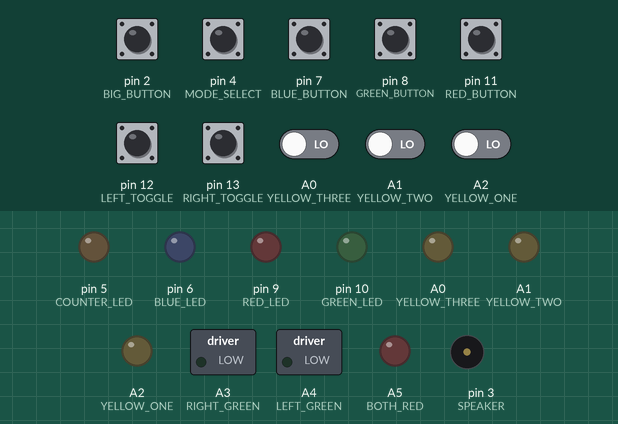
The sketch below on a simulated Arduino Uno, built with avr-gcc and run on an emulated ATmega328P. Shown: switched loads named in the sketch (green lamp = pin HIGH), output pins drawn as LEDs (lit = HIGH), buzzer (waves = sounding). The test bench sets the inputs (shaded band); at power-on: pin 7 (BLUE_BUTTON), pin 11 (RED_BUTTON) HIGH, A0 (YELLOW_THREE), A1 (YELLOW_TWO), A2 (YELLOW_ONE), pin 2 (BIG_BUTTON), pin 4 (MODE_SELECT), pin 8 (GREEN_BUTTON), pin 12 (LEFT_TOGGLE), pin 13 (RIGHT_TOGGLE) LOW. Random numbers use the default seed unless the sketch sets one.

Above: at 1.2 s.
1.3 s: pin 2 (BIG_BUTTON) pulled HIGH for 0.15 s
At 2.9 s:
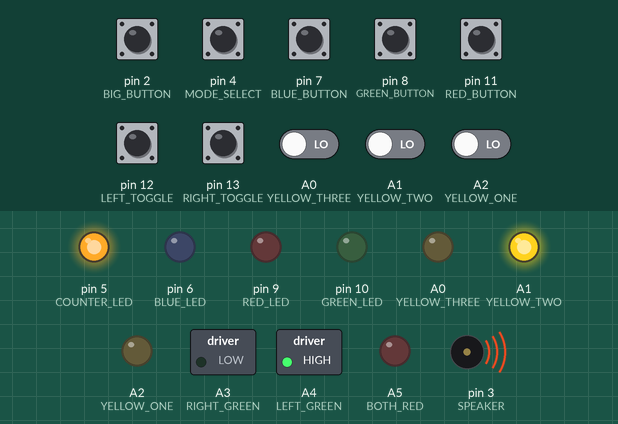
4.3 s: pin 7 (BLUE_BUTTON) pulled LOW for 1 s
7.4 s: pin 8 (GREEN_BUTTON) pulled HIGH for 0.15 s
At 9.2 s:
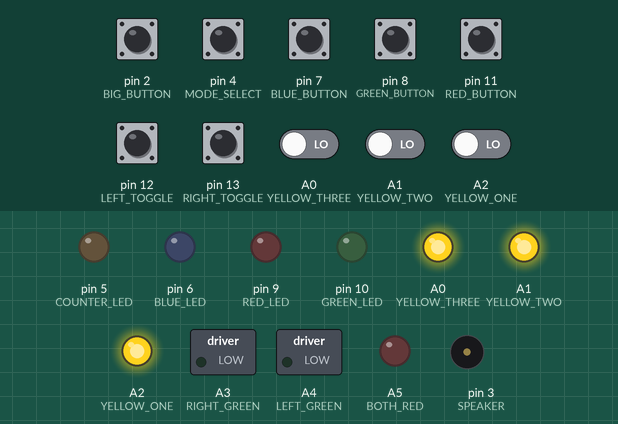
9.5 s: pin 11 (RED_BUTTON) pulled LOW for 1 s
At 11.2 s:
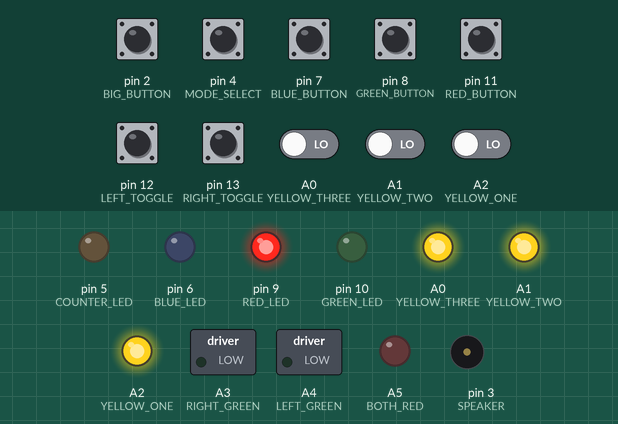
12.5 s: pin 12 (LEFT_TOGGLE) pulled HIGH for 0.15 s
At 14.6 s:
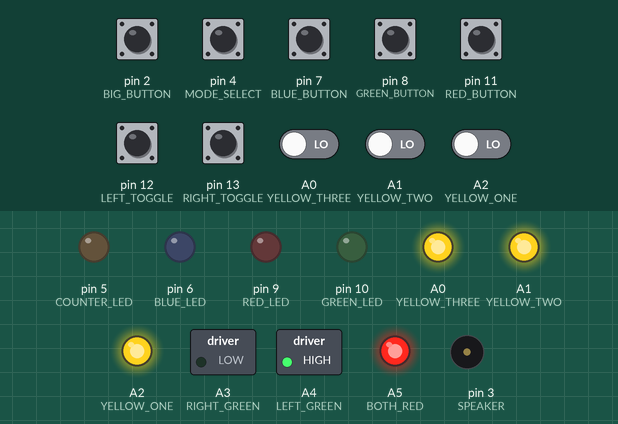
14.9 s: pin 4 (MODE_SELECT) pulled HIGH for 0.15 s
At 16.4 s:
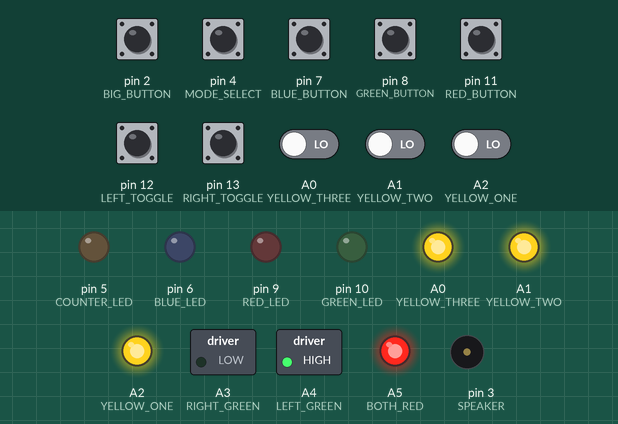
Timing chart, 0 to 17.5 s (numbered marks = the images above; inputs shaded):
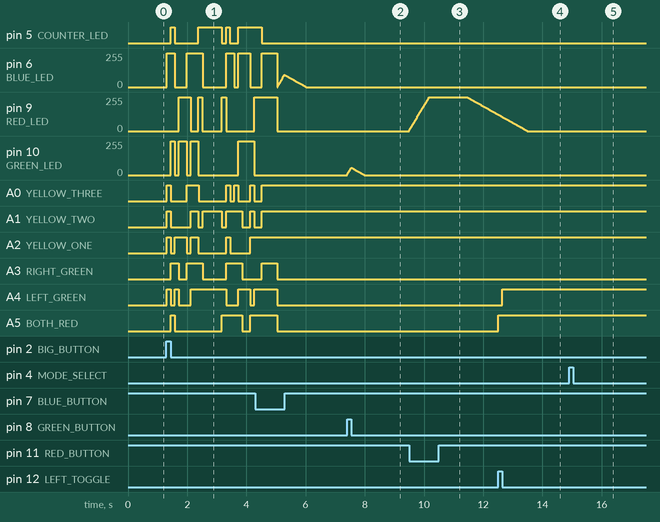

The sketch:

busy_box.ino
```cpp
// Define all the pins
#define BIG_BUTTON   2
#define SPEAKER      3  //PWM
#define MODE_SELECT  4
#define COUNTER_LED  5  //PWM
#define BLUE_LED     6  //PWM
#define BLUE_BUTTON  7
#define GREEN_BUTTON 8
#define RED_LED      9  //PWM
#define GREEN_LED    10 //PWM
#define RED_BUTTON   11 //PWM
#define LEFT_TOGGLE  12
#define RIGHT_TOGGLE 13
#define YELLOW_THREE A0
#define YELLOW_TWO   A1
#define YELLOW_ONE   A2
#define RIGHT_GREEN  A3
#define LEFT_GREEN   A4
#define BOTH_RED     A5

// Constants
#define INTERVAL_MS  16

// Game Modes
#define GAME_MODE_DEFAULT  0
#define GAME_MODE_ADVANCED 1
#define NUM_GAME_MODES     2

// Notes
#define _C1  0xc0
#define _CS1 0xc1
#define _D1  0xc2
#define _DS1 0xc3
#define _E1  0xc4
#define _F1  0xc5
#define _FS1 0xc6
#define _G1  0xc7
#define _GS1 0xc8
#define _A1  0xc9
#define _AS1 0xca
#define _B1  0xcb
#define _C2  0x80
#define _CS2 0x81
#define _D2  0x82
#define _DS2 0x83
#define _E2  0x84
#define _F2  0x85
#define _FS2 0x86
#define _G2  0x87
#define _GS2 0x88
#define _A2  0x89
#define _AS2 0x8a
#define _B2  0x8b
#define _C3  0x40
#define _CS3 0x41
#define _D3  0x42
#define _DS3 0x43
#define _E3  0x44
#define _F3  0x45
#define _FS3 0x46
#define _G3  0x47
#define _GS3 0x48
#define _A3  0x49
#define _AS3 0x4a
#define _B3  0x4b
#define _C4  0x00
#define _CS4 0x01
#define _D4  0x02
#define _DS4 0x03
#define _E4  0x04
#define _F4  0x05
#define _FS4 0x06
#define _G4  0x07
#define _GS4 0x08
#define _A4  0x09
#define _AS4 0x0a
#define _B4  0x0b
#define _OFF 0x0c
#define _END 0xff
#define _T1  0x00
#define _T2  0x10
#define _T3  0x20
#define _T4  0x30
const short note_freqs[13] = {2093, 2217, 2349, 2489, 2637, 2794, 2960, 3136, 3322, 3520, 3729, 3951, 0};

// Simon
#define SIMON_IDLE   0
#define SIMON_START  1
#define SIMON_PLAY   2
#define SIMON_INPUT  3
#define SIMON_END    4
#define SIMON_SIZE   10
#define SIMON_SPEED  (70 - simon_size*2)
const short simon_freqs[3] = {2093/2, 2637/2, 3136/2};
const byte simon_pins[3] = {YELLOW_ONE, YELLOW_TWO, YELLOW_THREE};

// Songs
const byte tune_entertainer[] = {_D2, _DS2, _E2, _C3 | _T2, _E2, _C3 | _T2, _E2, _C3 | _T4, _OFF, _C3, _D3, _E3, _C3, _D3, _E3 | _T2, _B2, _D3 | _T2, _C3 | _T4, _END};
const byte tune_wheelsonthebus[] = {_C2, _F2 | _T2, _F2, _F2, _F2 | _T2, _A2 | _T2, _C3 | _T2, _A2 | _T2, _F2 | _T4, _G2 | _T2, _G2, _G2, _C2 | _T2, _C2 | _T2, _F2 | _T4, _END};
const byte tune_earshangdown[] = {_E3, _D3, _C3 | _T2, _C3 | _T2, _C3 | _T2, _E2, _F2, _G2, _A2, _G2, _F2, _G2 | _T2, _C3, _D3, _E3 | _T4, _D3 | _T4, _C3 | _T4, _END};
const byte tune_inchbyinch[] = {_F2 | _T2, _C3, _C3 | _T4, _AS2 | _T2, _D3, _C3 | _T4, _AS2 | _T2, _A2 | _T2, _G2 | _T2, _A2 | _T2, _G2, _F2 | _T2, _F2, _G2, _A2, _G2 | _T2, _D2 | _T2, _E2 | _T2, _G2 | _T2, _F2 | _T4, _END};
const byte tune_happybirthday[] = {_C2, _C2, _D2 | _T2, _C2 | _T2, _F2 | _T2, _E2 | _T4, _C2, _C2, _D2 | _T2, _C2 | _T2, _G2 | _T2, _F2 | _T4, _C2, _C2, _C3 | _T2, _A2 | _T2, _F2 | _T2, _E2 | _T2, _D2 | _T4, _AS2, _AS2, _A2 | _T2, _F2 | _T2, _G2 | _T2, _F2 | _T4, _END};
const byte tune_lavieenrose[] = {_F2 | _T4, _E2, _D2 | _T2, _C2, _A1 | _T2, _F2, _E2 | _T4, _D2, _C2 | _T2, _A1, _F1 | _T2, _E2, _D2 | _T4, _C2, _D2 | _T3, _E2 | _T3, _F2 | _T4, _END};
const byte tune_furelise[] = {_E3, _DS3, _E3, _DS3, _E3, _B2, _D3, _C3, _A2 | _T4, _C2, _E2, _A2, _B2 | _T4, _E2, _GS2, _B2, _C3 | _T4, _E2, _E3, _DS3, _E3, _DS3, _E3, _B2, _D3, _C3, _A2 | _T4, _C2, _E2, _A2, _B2 | _T4, _E2, _C3, _B2, _A2 | _T4, _END};
const byte tune_dogsong[] = {_G2 | _T2, _E2 | _T4, _C2 | _T2, _D2, _C2 | _T2, _G1, _A1, _C2 | _T4, _A1 | _T3, _C2 | _T2, _B1 | _T2, _C2, _D2 | _T4, _G2 | _T2, _E2 | _T4, _C2 | _T2, _D2, _C2 | _T2, _G1, _A1, _C2, _F2, _E2, _D2 | _T2, _D2, _C2, _A1 | _T2, _A1 | _T2, _C2 | _T2, _C2 | _T4, _END};
const byte tune_papermoon[] = {_G2 | _T2, _E2, _G2, _G2 | _T2, _G2, _F2 | _T2, _E2, _D2 | _T4, _F2 | _T2, _D2, _F2, _F2 | _T2, _F2, _E2 | _T2, _D2, _C2 | _T4, _G2 | _T2, _FS2, _G2 | _T2, _GS2 | _T2, _A2 | _T2, _F2 | _T2, _D2 | _T2, _C2 | _T2, _B1 | _T2, _A2, _G2 | _T2, _B1 | _T2, _C2 | _T4, _END};
const byte tune_mexicanhat[] = {_C3, _B2, _C3, _A2, _GS2, _A2, _F2, _E2, _F2, _C2 | _T4, _A1, _AS1, _C2, _D2, _E2, _F2, _G2, _A2, _AS2, _G2 | _T4, _AS2, _A2, _AS2, _G2, _FS2, _G2, _E2, _DS2, _E2, _C2 | _T4, _C3, _C3, _C3, _D3, _C3, _AS2, _A2, _G2, _F2 | _T4, _END};
const byte tune_twinkletwinkle[] = {_C2 | _T2, _C2 | _T2, _G2 | _T2, _G2 | _T2, _A2 | _T2, _A2 | _T2, _G2 | _T4, _F2 | _T2, _F2 | _T2, _E2 | _T2, _E2 | _T2, _D2 | _T2, _D2 | _T2, _C2 | _T4, _END};
const byte tune_tonightyou[] = {_E2 | _T2, _A2 | _T2, _E2 | _T2, _CS2 | _T2, _E2, _FS2, _G2, _A2, _B2, _CS3, _B2 | _T2, _A2 | _T2, _FS2, _A2, _B2, _CS3, _B2 | _T2, _A2 | _T2, _F2, _A2, _B2, _CS3, _B2 | _T2, _A2, _B2, _CS3 | _T4, _CS3, _CS3, _B2 | _T2, _E3 | _T4, _CS3 | _T2, _A2 | _T4, _END};
const byte tune_deathmarch[] = {_F1 | _T3, _F1 | _T3, _F1 | _T3, _GS1 | _T2, _G1, _G1 | _T2, _F1, _F1 | _T2, _E1, _F1 | _T4, _END};
const byte tune_flagfanfare[] = {_C2, _E2, _G2, _C3, _E3, _G3, _G3 | _T2, _E3 | _T3, _C2, _DS2, _GS2, _C3, _DS3, _GS3, _GS3 | _T2, _DS3 | _T3, _D2, _F2, _AS2, _D3, _F3, _AS3, _AS3 | _T2, _AS3, _AS3, _AS3, _C4 | _T4, _END};
const byte tune_simon_start[] = {_C2 | _T2, _E2 | _T2, _G2 | _T2, _C3 | _T4, _END};
const byte* all_songs[] = {tune_entertainer, tune_wheelsonthebus, tune_earshangdown, tune_inchbyinch, tune_happybirthday, tune_lavieenrose, tune_furelise, tune_dogsong, tune_papermoon, tune_mexicanhat, tune_twinkletwinkle, tune_tonightyou};
const int num_songs = sizeof(all_songs) / sizeof(const byte*);

// General variables
unsigned long cur_time;
byte game_mode = GAME_MODE_DEFAULT;
bool mode_button_down = false;

// RGB variables
short rgb_red_brightness = 0;
short rgb_green_brightness = 0;
short rgb_blue_brightness = 0;

// Song variables
byte cur_tune = 0;
byte note_counter = 0;
byte note_position = 0;
const byte* note_tune = NULL;

// Big button
bool big_button_down = false;

// Yellow Buttons
bool yellow_is_output = false;
bool yellow_one_down = false;
bool yellow_two_down = false;
bool yellow_three_down = false;
byte yellow_tone = 0;
byte yellow_time = 0;

// Speaker
byte speaker_duration = 0;
int8_t speaker_sweep = 0;
short speaker_freq = 0;
bool speaker_active = false;

// Simon game
byte simon_memory[SIMON_SIZE];
byte simon_size = 0;
byte simon_timer = 0;
byte simon_position = 0;
byte simon_passfail = 0;
byte simon_state = SIMON_IDLE;

// Toggle switches
byte toggle_left_down = 0;
byte toggle_right_down = 0;
byte toggle_state = 0;

void setup() {
  pinMode(BIG_BUTTON, INPUT);
  pinMode(SPEAKER, OUTPUT);
  pinMode(MODE_SELECT, INPUT);
  pinMode(COUNTER_LED, OUTPUT);
  pinMode(RED_LED, OUTPUT);
  pinMode(GREEN_LED, OUTPUT);
  pinMode(BLUE_LED, OUTPUT);
  pinMode(RED_BUTTON, INPUT);
  pinMode(GREEN_BUTTON, INPUT);
  pinMode(BLUE_BUTTON, INPUT);
  pinMode(LEFT_TOGGLE, INPUT);
  pinMode(RIGHT_TOGGLE, INPUT);
  pinMode(LEFT_GREEN, OUTPUT);
  pinMode(RIGHT_GREEN, OUTPUT);
  pinMode(BOTH_RED, OUTPUT);
  pinMode(YELLOW_ONE, INPUT);
  pinMode(YELLOW_TWO, INPUT);
  pinMode(YELLOW_THREE, INPUT);
  get_button_state(LEFT_TOGGLE, toggle_left_down);
  get_button_state(RIGHT_TOGGLE, toggle_right_down);
  cur_time = millis();
}

bool get_button_state(int pin, bool& toggle) {
  if (digitalRead(pin)) {
    if (!toggle) {
      toggle = true;
      return true;
    }
  } else {
    toggle = false;
  }
  return false;
}

byte get_button_state(int pin, byte& mode) {
  if (digitalRead(pin)) {
    if (mode != 1) {
      mode = 1;
      return 1;
    }
  } else {
    if (mode != 2) {
      mode = 2;
      return 2;
    }
  }
  return 0;
}

byte get_yellow_press() {
  if (digitalRead(YELLOW_ONE)) {
    return 0;
  } else if (digitalRead(YELLOW_TWO)) {
    return 1;
  } else if (digitalRead(YELLOW_THREE)) {
    return 2;
  }
  return 0xff;
}

void start_tune(const byte* tune) {
  note_tune = tune;
  note_counter = 0;
  note_position = 0;
}

void set_yellow_output(bool is_output) {
  if (is_output && !yellow_is_output) {
    pinMode(YELLOW_ONE, OUTPUT);
    pinMode(YELLOW_TWO, OUTPUT);
    pinMode(YELLOW_THREE, OUTPUT);
    yellow_is_output = is_output;
  } else if (!is_output && yellow_is_output) {
    pinMode(YELLOW_ONE, INPUT);
    pinMode(YELLOW_TWO, INPUT);
    pinMode(YELLOW_THREE, INPUT);
    yellow_is_output = is_output;
  }
}

void play_sound(byte duration, short freq, int8_t sweep) {
  speaker_duration = duration;
  speaker_freq = freq;
  speaker_sweep = sweep;
}

void play_rand_freq(byte duration) {
  play_sound(duration, random(400, 1200), random(-10, 10));
}

void update_notes() {
  byte cur_note = note_tune[note_position];
  if (cur_note == _END) {
    note_tune = NULL;
    noTone(SPEAKER);
    reset_all_lights();
    return;
  }
  if (note_counter == 0) {
    short freq = note_freqs[cur_note & 0x0f] >> (cur_note >> 6);
    if (freq > 0) {
      tone(SPEAKER, freq);
      update_random_lights();
    } else {
      noTone(SPEAKER);
    }
    note_counter += 1;
  } else if (note_counter == (cur_note & 0x30) + 0x10) {
    noTone(SPEAKER);
    note_counter = 0;
    note_position += 1;
  } else {
    note_counter += 1;
  }
}

void update_rgb() {
  if (!digitalRead(RED_BUTTON)) {
    rgb_red_brightness += min(400 - rgb_red_brightness, 4);
    play_sound(1, 400 + rgb_red_brightness*4, 0);
    speaker_active = false;
  }
  if (digitalRead(GREEN_BUTTON)) {
    rgb_green_brightness += min(400 - rgb_green_brightness, 4);
    play_sound(1, 500 + rgb_green_brightness*4, 0);
    speaker_active = false;
  }
  if (!digitalRead(BLUE_BUTTON)) {
    rgb_blue_brightness += min(400 - rgb_blue_brightness, 4);
    play_sound(1, 600 + rgb_blue_brightness*4, 0);
    speaker_active = false;
  }
  analogWrite(RED_LED, min(rgb_red_brightness, 255));
  analogWrite(GREEN_LED, min(rgb_green_brightness, 255));
  analogWrite(BLUE_LED, min(rgb_blue_brightness, 255));
  rgb_red_brightness -= min(rgb_red_brightness, 1);
  rgb_green_brightness -= min(rgb_green_brightness, 1);
  rgb_blue_brightness -= min(rgb_blue_brightness, 1);
}

void update_random_lights() {
  set_yellow_output(true);
  digitalWrite(COUNTER_LED, random(2) ? LOW : HIGH);
  digitalWrite(RED_LED, random(2) ? LOW : HIGH);
  digitalWrite(GREEN_LED, random(2) ? LOW : HIGH);
  digitalWrite(BLUE_LED, random(2) ? LOW : HIGH);
  digitalWrite(YELLOW_ONE, random(2) ? LOW : HIGH);
  digitalWrite(YELLOW_TWO, random(2) ? LOW : HIGH);
  digitalWrite(YELLOW_THREE, random(2) ? LOW : HIGH);
  digitalWrite(LEFT_GREEN, random(2) ? LOW : HIGH);
  digitalWrite(RIGHT_GREEN, random(2) ? LOW : HIGH);
  digitalWrite(BOTH_RED, random(2) ? LOW : HIGH);
}

void reset_all_lights() {
  set_yellow_output(false);
  digitalWrite(COUNTER_LED, LOW);
  digitalWrite(RED_LED, LOW);
  digitalWrite(GREEN_LED, LOW);
  digitalWrite(BLUE_LED, LOW);
  digitalWrite(LEFT_GREEN, LOW);
  digitalWrite(RIGHT_GREEN, LOW);
  digitalWrite(BOTH_RED, LOW);
}

void update_big_button() {
  if (get_button_state(BIG_BUTTON, big_button_down)) {
    reset_simon();
    start_tune(all_songs[cur_tune]);
    cur_tune = (cur_tune + 1) % num_songs;
  }
}

void update_yellow() {
  if (get_button_state(YELLOW_ONE, yellow_one_down)) {
    play_rand_freq(20);
  }
  if (get_button_state(YELLOW_TWO, yellow_two_down)) {
    play_rand_freq(20);
  }
  if (get_button_state(YELLOW_THREE, yellow_three_down)) {
    play_rand_freq(20);
  }
}

void reset_simon() {
  set_yellow_output(false);
  simon_state = SIMON_IDLE;
  simon_position = 0;
  simon_size = 0;
}

void update_simon() {
  switch (simon_state) {
    case SIMON_IDLE:
      if (digitalRead(YELLOW_ONE) || digitalRead(YELLOW_TWO) || digitalRead(YELLOW_THREE)) {
        start_tune(tune_simon_start);
        simon_state = SIMON_START;
      }
      break;
    case SIMON_START:
      if (note_tune == NULL) {
        delay(40);
        set_yellow_output(true);
        simon_memory[simon_size] = random(3);
        simon_position = 0;
        simon_timer = 0;
        simon_size += 1;
        if (simon_size == SIMON_SIZE) {
          simon_state = SIMON_END;
          start_tune(tune_flagfanfare);
        } else {
          simon_state = SIMON_PLAY;
        }
      }
      break;
    case SIMON_PLAY:
      if (simon_timer == 0) {
        if (simon_position == simon_size) {
          set_yellow_output(false);
          simon_position = 0;
          simon_timer = 0;
          simon_passfail = 0;
          simon_state = SIMON_INPUT;
        } else {
          const byte n = simon_memory[simon_position];
          digitalWrite(YELLOW_ONE, LOW);
          digitalWrite(YELLOW_TWO, LOW);
          digitalWrite(YELLOW_THREE, LOW);
          delay(20);
          digitalWrite(simon_pins[n], HIGH);
          simon_timer = SIMON_SPEED;
          play_sound(simon_timer, simon_freqs[n], 0);
          simon_position += 1;
        }
      } else {
        simon_timer -= 1;
      }
      break;
    case SIMON_INPUT:
      {
        const bool b1 = get_button_state(YELLOW_ONE, yellow_one_down);
        const bool b2 = get_button_state(YELLOW_TWO, yellow_two_down);
        const bool b3 = get_button_state(YELLOW_THREE, yellow_three_down);
        if (simon_passfail == 1) {
          if (simon_timer == 0) {
            simon_passfail = 0;
            simon_position += 1;
          } else {
            simon_timer -= 1;
          }
        } else if (simon_position == simon_size) {
          if (!speaker_active) {
            simon_state = SIMON_START;
          }
        } else if (simon_passfail == 2) {
          if (simon_timer == 0) {
            simon_state = SIMON_END;
            start_tune(tune_deathmarch);
          } else {
            simon_timer -= 1;
          }
        } else if (b1) {
          speaker_active = false;
          play_sound(SIMON_SPEED, simon_freqs[0], 0);
          simon_passfail = (simon_memory[simon_position] == 0 ? 1 : 2);
          simon_timer = 10;
        } else if (b2) {
          speaker_active = false;
          play_sound(SIMON_SPEED, simon_freqs[1], 0);
          simon_passfail = (simon_memory[simon_position] == 1 ? 1 : 2);
          simon_timer = 10;
        } else if (b3) {
          speaker_active = false;
          play_sound(SIMON_SPEED, simon_freqs[2], 0);
          simon_passfail = (simon_memory[simon_position] == 2 ? 1 : 2);
          simon_timer = 10;
        }
      }
      break;
    case SIMON_END:
      if (note_tune == NULL) {
        reset_simon();
      }
      break;
  }
}

void update_speaker() {
  if (speaker_duration > 0) {
    if (!speaker_active) {
      tone(SPEAKER, speaker_freq);
      speaker_active = true;
    } else {
      speaker_duration -= 1;
      if (speaker_duration == 0) {
        noTone(SPEAKER);
        speaker_active = false;
      } else if (speaker_sweep != 0) {
        speaker_freq += speaker_sweep;
        tone(SPEAKER, speaker_freq);
      }
    }
  }
}

void update_mode() {
  if (get_button_state(MODE_SELECT, mode_button_down)) {
    reset_simon();
    play_sound(20, 800, 4);
    game_mode = (game_mode + 1) % NUM_GAME_MODES;
  }
}

void update_toggle() {
  const byte left_event = get_button_state(LEFT_TOGGLE, toggle_left_down);
  const byte right_event = get_button_state(RIGHT_TOGGLE, toggle_right_down);
  if (left_event == 1) {
    play_sound(30, 800, -8);
    if (toggle_state == 0 && toggle_right_down == 2) {
      digitalWrite(BOTH_RED, HIGH);
      toggle_state = 1;
    }
    digitalWrite(LEFT_GREEN, LOW);
  } else if (left_event == 2) {
    play_sound(30, 800, 8);
    if (toggle_state == 1 && toggle_right_down == 1) {
      digitalWrite(BOTH_RED, LOW);
      toggle_state = 0;
    }
    digitalWrite(LEFT_GREEN, HIGH);
  }
  if (right_event == 1) {
    play_sound(30, 1200, -8);
    if (toggle_state == 0 && toggle_left_down == 2) {
      digitalWrite(BOTH_RED, HIGH);
      toggle_state = 1;
    }
    digitalWrite(RIGHT_GREEN, LOW);
  } else if (right_event == 2) {
    play_sound(30, 1200, 8);
    if (toggle_state == 1 && toggle_left_down == 1) {
      digitalWrite(BOTH_RED, LOW);
      toggle_state = 0;
    }
    digitalWrite(RIGHT_GREEN, HIGH);
  }
}

void update_time() {
  unsigned long new_time = millis();
  unsigned long delta_time = new_time - cur_time;
  if (delta_time < INTERVAL_MS) {
    delay(INTERVAL_MS - delta_time);
  }
  cur_time = new_time;
}

void loop() {
  update_big_button();
  if (note_tune) {
    update_notes();
  } else {
    if (game_mode == GAME_MODE_DEFAULT) {
      update_yellow();
    } else if (game_mode == GAME_MODE_ADVANCED) {
      update_simon();
    }
    update_rgb();
    update_toggle();
    update_speaker();
  }
  update_mode();
  update_time();
}
```

Measured:
- after the input at 1.3 s, pin 5 (COUNTER_LED): goes HIGH 0.14 s, LOW 0.80 s, HIGH 0.79 s, LOW 0.14 s, HIGH 0.13 s, LOW 0.27 s, then HIGH, starting after 0.14 s; pin 6 (BLUE_LED): 0/255 → 255/255 at once, → 0/255 0.27 s later, → 255/255 0.40 s later, → 0/255 0.54 s later, … (8 changes in this stretch)
- after the input at 7.4 s, pin 10 (GREEN_LED): rises from 0/255 to 55/255 in 0.13 s, then falls to 0/255 in 0.45 s; tone on pin 3 (SPEAKER): plays 528 Hz for 0.02 s, 552 Hz for 0.02 s, 576 Hz for 0.02 s, 600 Hz for 0.02 s, 624 Hz for 0.02 s, 648 Hz for 0.02 s … (9 notes in this stretch), starting at once
- after the input at 9.5 s, pin 9 (RED_LED): rises from 0/255 to 255/255 in 0.67 s, then falls to 125/255 in 2.3 s; tone on pin 3 (SPEAKER): plays 428 Hz for 0.02 s, 452 Hz for 0.02 s, 476 Hz for 0.02 s, 500 Hz for 0.02 s, 524 Hz for 0.02 s, 548 Hz for 0.02 s … (62 notes in this stretch), starting at once
- after the input at 12.5 s, A4 (LEFT_GREEN): LOW → HIGH after 0.15 s; A5 (BOTH_RED): LOW → HIGH at once; tone on pin 3 (SPEAKER): plays 800 Hz for 0.02 s, 784 Hz for 0.02 s, 768 Hz for 0.02 s, 752 Hz for 0.02 s, 736 Hz for 0.02 s, 720 Hz for 0.02 s … (26 notes in this stretch), starting at once
- after the input at 14.9 s, tone on pin 3 (SPEAKER): plays 800 Hz for 0.01 s, 804 Hz for 0.01 s, 808 Hz for 0.02 s, 816 Hz for 0.02 s, 824 Hz for 0.02 s, 832 Hz for 0.01 s … (14 notes in this stretch), starting at once
